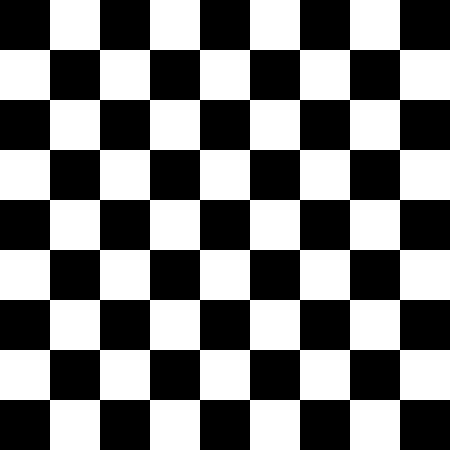
Frame 1 (no input)
Frame 60 (the mouse pressed at the canvas centre just before this capture): identical to frame 1, image omitted
Frame 120 (the mouse held since frame 60 and released just before this capture): identical to frame 1, image omitted

The Processing sketch that drew this single still picture (run headless with seeded random() and noise(); from frame 60 on, the mouse is pressed at the canvas centre):

// Processing sketch: processing_137647
// ── processing_137647.pde

void setup(){
  size(450,450);
  background(0);
  noStroke();
  fill(255,255,255);
  strokeWeight(2);
  smooth();
}

void draw(){
  for(int i=0; i<width; i+=50){
    for(int j=0; j<height; j+=50){
      figure();
      translate(50,0);
    }
    translate(-width,50);
  }
}

void figure(){
  rect(0,0,50,50);
  filter(INVERT);
}
